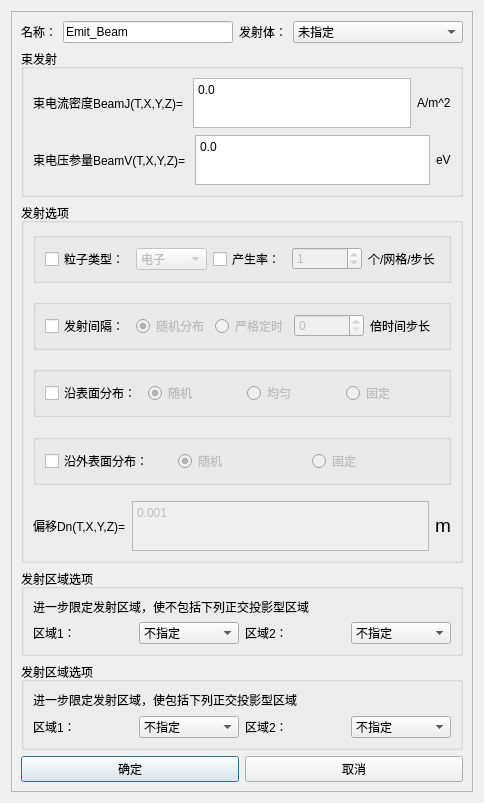
<?xml version="1.0" encoding="UTF-8"?>
<ui version="4.0">
 <class>Dialog_EmbDlg</class>
 <widget class="QDialog" name="Dialog_EmbDlg">
  <property name="windowModality">
   <enum>Qt::ApplicationModal</enum>
  </property>
  <property name="geometry">
   <rect>
    <x>0</x>
    <y>0</y>
    <width>484</width>
    <height>803</height>
   </rect>
  </property>
  <property name="minimumSize">
   <size>
    <width>0</width>
    <height>0</height>
   </size>
  </property>
  <property name="maximumSize">
   <size>
    <width>16777215</width>
    <height>16777215</height>
   </size>
  </property>
  <property name="windowTitle">
   <string>束发射</string>
  </property>
  <layout class="QGridLayout" name="gridLayout_10">
   <item row="0" column="0">
    <widget class="QScrollArea" name="scrollArea">
     <property name="sizePolicy">
      <sizepolicy hsizetype="Preferred" vsizetype="Preferred">
       <horstretch>0</horstretch>
       <verstretch>0</verstretch>
      </sizepolicy>
     </property>
     <property name="widgetResizable">
      <bool>true</bool>
     </property>
     <widget class="QWidget" name="scrollAreaWidgetContents">
      <property name="geometry">
       <rect>
        <x>0</x>
        <y>0</y>
        <width>464</width>
        <height>783</height>
       </rect>
      </property>
      <layout class="QGridLayout" name="gridLayout_9">
       <item row="0" column="0">
        <layout class="QHBoxLayout" name="horizontalLayout_9">
         <item>
          <widget class="QLabel" name="Label_Name_2">
           <property name="sizePolicy">
            <sizepolicy hsizetype="Fixed" vsizetype="Preferred">
             <horstretch>0</horstretch>
             <verstretch>0</verstretch>
            </sizepolicy>
           </property>
           <property name="text">
            <string>名称：</string>
           </property>
          </widget>
         </item>
         <item>
          <widget class="QLineEdit" name="LineEdit_Name">
           <property name="sizePolicy">
            <sizepolicy hsizetype="Preferred" vsizetype="Fixed">
             <horstretch>0</horstretch>
             <verstretch>0</verstretch>
            </sizepolicy>
           </property>
           <property name="text">
            <string>Emit_Beam</string>
           </property>
          </widget>
         </item>
         <item>
          <widget class="QLabel" name="Label_Shadow_2">
           <property name="sizePolicy">
            <sizepolicy hsizetype="Fixed" vsizetype="Preferred">
             <horstretch>0</horstretch>
             <verstretch>0</verstretch>
            </sizepolicy>
           </property>
           <property name="text">
            <string>发射体：</string>
           </property>
          </widget>
         </item>
         <item>
          <widget class="StyledComboBox" name="ComboBox_Shadow">
           <property name="enabled">
            <bool>true</bool>
           </property>
           <property name="sizePolicy">
            <sizepolicy hsizetype="Preferred" vsizetype="Fixed">
             <horstretch>0</horstretch>
             <verstretch>0</verstretch>
            </sizepolicy>
           </property>
           <property name="maximumSize">
            <size>
             <width>16777215</width>
             <height>16777215</height>
            </size>
           </property>
           <property name="sizeIncrement">
            <size>
             <width>1</width>
             <height>0</height>
            </size>
           </property>
           <property name="editable">
            <bool>false</bool>
           </property>
           <item>
            <property name="text">
             <string>未指定</string>
            </property>
           </item>
          </widget>
         </item>
        </layout>
       </item>
       <item row="1" column="0">
        <spacer name="verticalSpacer">
         <property name="orientation">
          <enum>Qt::Vertical</enum>
         </property>
         <property name="sizeHint" stdset="0">
          <size>
           <width>20</width>
           <height>40</height>
          </size>
         </property>
        </spacer>
       </item>
       <item row="2" column="0">
        <widget class="QGroupBox" name="groupBox">
         <property name="title">
          <string>束发射</string>
         </property>
         <layout class="QGridLayout" name="gridLayout_2">
          <item row="0" column="0">
           <spacer name="verticalSpacer_2">
            <property name="orientation">
             <enum>Qt::Vertical</enum>
            </property>
            <property name="sizeHint" stdset="0">
             <size>
              <width>20</width>
              <height>40</height>
             </size>
            </property>
           </spacer>
          </item>
          <item row="4" column="0">
           <spacer name="verticalSpacer_4">
            <property name="orientation">
             <enum>Qt::Vertical</enum>
            </property>
            <property name="sizeHint" stdset="0">
             <size>
              <width>20</width>
              <height>40</height>
             </size>
            </property>
           </spacer>
          </item>
          <item row="3" column="0">
           <layout class="QHBoxLayout" name="horizontalLayout_7">
            <item>
             <widget class="QLabel" name="label_3">
              <property name="text">
               <string>&lt;html&gt;&lt;head/&gt;&lt;body&gt;&lt;p&gt;束电压参量BeamV(T,X,Y,Z)= &lt;/p&gt;&lt;/body&gt;&lt;/html&gt;</string>
              </property>
             </widget>
            </item>
            <item>
             <widget class="QTextEdit" name="LineEdit_BeamV">
              <property name="maximumSize">
               <size>
                <width>16777215</width>
                <height>50</height>
               </size>
              </property>
              <property name="html">
               <string>&lt;!DOCTYPE HTML PUBLIC &quot;-//W3C//DTD HTML 4.0//EN&quot; &quot;http://www.w3.org/TR/REC-html40/strict.dtd&quot;&gt;
&lt;html&gt;&lt;head&gt;&lt;meta name=&quot;qrichtext&quot; content=&quot;1&quot; /&gt;&lt;style type=&quot;text/css&quot;&gt;
p, li { white-space: pre-wrap; }
&lt;/style&gt;&lt;/head&gt;&lt;body style=&quot; font-family:'SimSun'; font-size:9pt; font-weight:400; font-style:normal;&quot;&gt;
&lt;p style=&quot; margin-top:0px; margin-bottom:0px; margin-left:0px; margin-right:0px; -qt-block-indent:0; text-indent:0px;&quot;&gt;0.0&lt;/p&gt;&lt;/body&gt;&lt;/html&gt;</string>
              </property>
             </widget>
            </item>
            <item>
             <widget class="QLabel" name="label_4">
              <property name="text">
               <string>&lt;html&gt;&lt;head/&gt;&lt;body&gt;&lt;p&gt;eV&lt;/p&gt;&lt;/body&gt;&lt;/html&gt;</string>
              </property>
             </widget>
            </item>
           </layout>
          </item>
          <item row="1" column="0">
           <layout class="QHBoxLayout" name="horizontalLayout_6">
            <item>
             <widget class="QLabel" name="label">
              <property name="text">
               <string>&lt;html&gt;&lt;head/&gt;&lt;body&gt;&lt;p&gt;束电流密度BeamJ(T,X,Y,Z)= &lt;/p&gt;&lt;/body&gt;&lt;/html&gt;</string>
              </property>
             </widget>
            </item>
            <item>
             <widget class="QTextEdit" name="LineEdit_BeamJ">
              <property name="maximumSize">
               <size>
                <width>16777215</width>
                <height>50</height>
               </size>
              </property>
              <property name="html">
               <string>&lt;!DOCTYPE HTML PUBLIC &quot;-//W3C//DTD HTML 4.0//EN&quot; &quot;http://www.w3.org/TR/REC-html40/strict.dtd&quot;&gt;
&lt;html&gt;&lt;head&gt;&lt;meta name=&quot;qrichtext&quot; content=&quot;1&quot; /&gt;&lt;style type=&quot;text/css&quot;&gt;
p, li { white-space: pre-wrap; }
&lt;/style&gt;&lt;/head&gt;&lt;body style=&quot; font-family:'SimSun'; font-size:9pt; font-weight:400; font-style:normal;&quot;&gt;
&lt;p style=&quot; margin-top:0px; margin-bottom:0px; margin-left:0px; margin-right:0px; -qt-block-indent:0; text-indent:0px;&quot;&gt;0.0&lt;/p&gt;&lt;/body&gt;&lt;/html&gt;</string>
              </property>
             </widget>
            </item>
            <item>
             <widget class="QLabel" name="label_2">
              <property name="text">
               <string>&lt;html&gt;&lt;head/&gt;&lt;body&gt;&lt;p&gt;A/m^2&lt;/p&gt;&lt;/body&gt;&lt;/html&gt;</string>
              </property>
             </widget>
            </item>
           </layout>
          </item>
          <item row="2" column="0">
           <spacer name="verticalSpacer_3">
            <property name="orientation">
             <enum>Qt::Vertical</enum>
            </property>
            <property name="sizeHint" stdset="0">
             <size>
              <width>20</width>
              <height>40</height>
             </size>
            </property>
           </spacer>
          </item>
         </layout>
        </widget>
       </item>
       <item row="3" column="0">
        <widget class="QGroupBox" name="groupBox_2">
         <property name="title">
          <string>发射选项</string>
         </property>
         <layout class="QGridLayout" name="gridLayout_3">
          <item row="4" column="0">
           <layout class="QHBoxLayout" name="horizontalLayout_3">
            <item>
             <widget class="QGroupBox" name="groupBox_6">
              <property name="title">
               <string/>
              </property>
              <property name="flat">
               <bool>true</bool>
              </property>
              <layout class="QGridLayout" name="gridLayout_6">
               <item row="0" column="0">
                <widget class="QCheckBox" name="checkBox_surface">
                 <property name="text">
                  <string>沿表面分布：</string>
                 </property>
                </widget>
               </item>
               <item row="0" column="1">
                <widget class="QRadioButton" name="radioButton_randomm">
                 <property name="enabled">
                  <bool>false</bool>
                 </property>
                 <property name="text">
                  <string>随机</string>
                 </property>
                 <property name="checked">
                  <bool>true</bool>
                 </property>
                </widget>
               </item>
               <item row="0" column="2">
                <widget class="QRadioButton" name="radioButton_uniform">
                 <property name="enabled">
                  <bool>false</bool>
                 </property>
                 <property name="text">
                  <string>均匀</string>
                 </property>
                </widget>
               </item>
               <item row="0" column="3">
                <widget class="QRadioButton" name="radioButton_fixed">
                 <property name="enabled">
                  <bool>false</bool>
                 </property>
                 <property name="text">
                  <string>固定</string>
                 </property>
                </widget>
               </item>
              </layout>
             </widget>
            </item>
           </layout>
          </item>
          <item row="3" column="0">
           <spacer name="verticalSpacer_6">
            <property name="orientation">
             <enum>Qt::Vertical</enum>
            </property>
            <property name="sizeHint" stdset="0">
             <size>
              <width>20</width>
              <height>40</height>
             </size>
            </property>
           </spacer>
          </item>
          <item row="6" column="0">
           <layout class="QHBoxLayout" name="horizontalLayout_4">
            <item>
             <widget class="QGroupBox" name="groupBox_5">
              <property name="title">
               <string/>
              </property>
              <property name="flat">
               <bool>true</bool>
              </property>
              <layout class="QGridLayout" name="gridLayout">
               <item row="0" column="1">
                <widget class="QRadioButton" name="radioButton_randommm">
                 <property name="enabled">
                  <bool>false</bool>
                 </property>
                 <property name="text">
                  <string>随机</string>
                 </property>
                 <property name="checked">
                  <bool>true</bool>
                 </property>
                </widget>
               </item>
               <item row="0" column="2">
                <widget class="QRadioButton" name="radioButton_alongOutsideFixed">
                 <property name="enabled">
                  <bool>false</bool>
                 </property>
                 <property name="text">
                  <string>固定</string>
                 </property>
                </widget>
               </item>
               <item row="0" column="0">
                <widget class="QCheckBox" name="checkBox_outSurface">
                 <property name="text">
                  <string>沿外表面分布：</string>
                 </property>
                </widget>
               </item>
              </layout>
             </widget>
            </item>
           </layout>
          </item>
          <item row="2" column="0">
           <layout class="QHBoxLayout" name="horizontalLayout_2">
            <item>
             <widget class="QGroupBox" name="groupBox_7">
              <property name="title">
               <string/>
              </property>
              <property name="flat">
               <bool>true</bool>
              </property>
              <layout class="QGridLayout" name="gridLayout_7">
               <item row="0" column="2">
                <widget class="QRadioButton" name="radioButton_strictTiming">
                 <property name="enabled">
                  <bool>false</bool>
                 </property>
                 <property name="text">
                  <string>严格定时</string>
                 </property>
                </widget>
               </item>
               <item row="0" column="3">
                <widget class="QSpinBox" name="spinBox_timesStep">
                 <property name="enabled">
                  <bool>false</bool>
                 </property>
                </widget>
               </item>
               <item row="0" column="1">
                <widget class="QRadioButton" name="radioButton_random">
                 <property name="enabled">
                  <bool>false</bool>
                 </property>
                 <property name="text">
                  <string>随机分布</string>
                 </property>
                 <property name="checked">
                  <bool>true</bool>
                 </property>
                </widget>
               </item>
               <item row="0" column="0">
                <widget class="QCheckBox" name="checkBox_transmittingInterval">
                 <property name="text">
                  <string>发射间隔：</string>
                 </property>
                </widget>
               </item>
               <item row="0" column="4">
                <widget class="QLabel" name="label_9">
                 <property name="text">
                  <string>倍时间步长</string>
                 </property>
                </widget>
               </item>
              </layout>
             </widget>
            </item>
           </layout>
          </item>
          <item row="8" column="0">
           <layout class="QHBoxLayout" name="horizontalLayout_5">
            <item>
             <widget class="QLabel" name="label_5">
              <property name="text">
               <string>&lt;html&gt;&lt;head/&gt;&lt;body&gt;&lt;p&gt;偏移Dn(T,X,Y,Z)=&lt;/p&gt;&lt;/body&gt;&lt;/html&gt;</string>
              </property>
             </widget>
            </item>
            <item>
             <widget class="QTextEdit" name="LineEdit_Dn">
              <property name="enabled">
               <bool>false</bool>
              </property>
              <property name="maximumSize">
               <size>
                <width>16777215</width>
                <height>50</height>
               </size>
              </property>
              <property name="html">
               <string>&lt;!DOCTYPE HTML PUBLIC &quot;-//W3C//DTD HTML 4.0//EN&quot; &quot;http://www.w3.org/TR/REC-html40/strict.dtd&quot;&gt;
&lt;html&gt;&lt;head&gt;&lt;meta name=&quot;qrichtext&quot; content=&quot;1&quot; /&gt;&lt;style type=&quot;text/css&quot;&gt;
p, li { white-space: pre-wrap; }
&lt;/style&gt;&lt;/head&gt;&lt;body style=&quot; font-family:'SimSun'; font-size:9pt; font-weight:400; font-style:normal;&quot;&gt;
&lt;p style=&quot; margin-top:0px; margin-bottom:0px; margin-left:0px; margin-right:0px; -qt-block-indent:0; text-indent:0px;&quot;&gt;0.001&lt;/p&gt;&lt;/body&gt;&lt;/html&gt;</string>
              </property>
             </widget>
            </item>
            <item>
             <widget class="QLabel" name="label_8">
              <property name="text">
               <string>&lt;html&gt;&lt;head/&gt;&lt;body&gt;&lt;p&gt;&lt;span style=&quot; font-size:14pt;&quot;&gt;m&lt;/span&gt;&lt;/p&gt;&lt;/body&gt;&lt;/html&gt;</string>
              </property>
             </widget>
            </item>
           </layout>
          </item>
          <item row="5" column="0">
           <spacer name="verticalSpacer_7">
            <property name="orientation">
             <enum>Qt::Vertical</enum>
            </property>
            <property name="sizeHint" stdset="0">
             <size>
              <width>20</width>
              <height>40</height>
             </size>
            </property>
           </spacer>
          </item>
          <item row="1" column="0">
           <spacer name="verticalSpacer_5">
            <property name="orientation">
             <enum>Qt::Vertical</enum>
            </property>
            <property name="sizeHint" stdset="0">
             <size>
              <width>20</width>
              <height>40</height>
             </size>
            </property>
           </spacer>
          </item>
          <item row="7" column="0">
           <spacer name="verticalSpacer_8">
            <property name="orientation">
             <enum>Qt::Vertical</enum>
            </property>
            <property name="sizeHint" stdset="0">
             <size>
              <width>20</width>
              <height>40</height>
             </size>
            </property>
           </spacer>
          </item>
          <item row="0" column="0">
           <layout class="QHBoxLayout" name="horizontalLayout_8">
            <item>
             <widget class="QGroupBox" name="groupBox_8">
              <property name="title">
               <string/>
              </property>
              <property name="flat">
               <bool>true</bool>
              </property>
              <layout class="QGridLayout" name="gridLayout_8">
               <item row="0" column="3">
                <widget class="QSpinBox" name="spinBox_generationRate">
                 <property name="enabled">
                  <bool>false</bool>
                 </property>
                 <property name="value">
                  <number>1</number>
                 </property>
                </widget>
               </item>
               <item row="0" column="1">
                <widget class="StyledComboBox" name="ComboBox_particleType">
                 <property name="enabled">
                  <bool>false</bool>
                 </property>
                 <item>
                  <property name="text">
                   <string>电子</string>
                  </property>
                 </item>
                 <item>
                  <property name="text">
                   <string>质子</string>
                  </property>
                 </item>
                </widget>
               </item>
               <item row="0" column="2">
                <widget class="QCheckBox" name="checkBox_generationRate">
                 <property name="text">
                  <string>产生率：</string>
                 </property>
                </widget>
               </item>
               <item row="0" column="0">
                <widget class="QCheckBox" name="checkBox_particleType">
                 <property name="text">
                  <string>粒子类型：</string>
                 </property>
                </widget>
               </item>
               <item row="0" column="4">
                <widget class="QLabel" name="label_7">
                 <property name="text">
                  <string>个/网格/步长</string>
                 </property>
                </widget>
               </item>
              </layout>
             </widget>
            </item>
           </layout>
          </item>
         </layout>
        </widget>
       </item>
       <item row="4" column="0">
        <spacer name="verticalSpacer_9">
         <property name="orientation">
          <enum>Qt::Vertical</enum>
         </property>
         <property name="sizeHint" stdset="0">
          <size>
           <width>20</width>
           <height>40</height>
          </size>
         </property>
        </spacer>
       </item>
       <item row="5" column="0">
        <widget class="QGroupBox" name="groupBox_3">
         <property name="title">
          <string>发射区域选项</string>
         </property>
         <layout class="QGridLayout" name="gridLayout_4">
          <item row="2" column="0">
           <spacer name="verticalSpacer_11">
            <property name="orientation">
             <enum>Qt::Vertical</enum>
            </property>
            <property name="sizeHint" stdset="0">
             <size>
              <width>20</width>
              <height>40</height>
             </size>
            </property>
           </spacer>
          </item>
          <item row="1" column="0">
           <layout class="QHBoxLayout" name="horizontalLayout_14">
            <item>
             <widget class="QLabel" name="label_16">
              <property name="text">
               <string>&lt;html&gt;&lt;head/&gt;&lt;body&gt;&lt;p&gt;进一步限定发射区域，使不包括下列正交投影型区域&lt;/p&gt;&lt;/body&gt;&lt;/html&gt;</string>
              </property>
             </widget>
            </item>
           </layout>
          </item>
          <item row="3" column="0">
           <layout class="QHBoxLayout" name="horizontalLayout_15">
            <item>
             <widget class="QLabel" name="label_17">
              <property name="text">
               <string>区域1：</string>
              </property>
             </widget>
            </item>
            <item>
             <widget class="StyledComboBox" name="ComboBox_notInclued">
              <property name="sizePolicy">
               <sizepolicy hsizetype="Preferred" vsizetype="Fixed">
                <horstretch>0</horstretch>
                <verstretch>0</verstretch>
               </sizepolicy>
              </property>
              <item>
               <property name="text">
                <string>不指定</string>
               </property>
              </item>
             </widget>
            </item>
            <item>
             <widget class="QLabel" name="label_15">
              <property name="text">
               <string>区域2：</string>
              </property>
             </widget>
            </item>
            <item>
             <widget class="StyledComboBox" name="ComboBox_notIncludedd">
              <item>
               <property name="text">
                <string>不指定</string>
               </property>
              </item>
             </widget>
            </item>
           </layout>
          </item>
          <item row="0" column="0">
           <spacer name="verticalSpacer_12">
            <property name="orientation">
             <enum>Qt::Vertical</enum>
            </property>
            <property name="sizeHint" stdset="0">
             <size>
              <width>20</width>
              <height>40</height>
             </size>
            </property>
           </spacer>
          </item>
         </layout>
        </widget>
       </item>
       <item row="6" column="0">
        <widget class="QGroupBox" name="groupBox_4">
         <property name="title">
          <string>发射区域选项</string>
         </property>
         <layout class="QGridLayout" name="gridLayout_5">
          <item row="0" column="0">
           <spacer name="verticalSpacer_13">
            <property name="orientation">
             <enum>Qt::Vertical</enum>
            </property>
            <property name="sizeHint" stdset="0">
             <size>
              <width>20</width>
              <height>40</height>
             </size>
            </property>
           </spacer>
          </item>
          <item row="2" column="0">
           <spacer name="verticalSpacer_14">
            <property name="orientation">
             <enum>Qt::Vertical</enum>
            </property>
            <property name="sizeHint" stdset="0">
             <size>
              <width>20</width>
              <height>40</height>
             </size>
            </property>
           </spacer>
          </item>
          <item row="1" column="0">
           <layout class="QHBoxLayout" name="horizontalLayout_16">
            <item>
             <widget class="QLabel" name="label_18">
              <property name="text">
               <string>&lt;html&gt;&lt;head/&gt;&lt;body&gt;&lt;p&gt;进一步限定发射区域，使包括下列正交投影型区域&lt;/p&gt;&lt;/body&gt;&lt;/html&gt;</string>
              </property>
             </widget>
            </item>
           </layout>
          </item>
          <item row="3" column="0">
           <layout class="QHBoxLayout" name="horizontalLayout_17">
            <item>
             <widget class="QLabel" name="label_19">
              <property name="text">
               <string>区域1：</string>
              </property>
             </widget>
            </item>
            <item>
             <widget class="StyledComboBox" name="ComboBox_included">
              <item>
               <property name="text">
                <string>不指定</string>
               </property>
              </item>
             </widget>
            </item>
            <item>
             <widget class="QLabel" name="label_20">
              <property name="text">
               <string>区域2：</string>
              </property>
             </widget>
            </item>
            <item>
             <widget class="StyledComboBox" name="ComboBox_includedd">
              <item>
               <property name="text">
                <string>不指定</string>
               </property>
              </item>
             </widget>
            </item>
           </layout>
          </item>
          <item row="4" column="0">
           <spacer name="verticalSpacer_15">
            <property name="orientation">
             <enum>Qt::Vertical</enum>
            </property>
            <property name="sizeHint" stdset="0">
             <size>
              <width>20</width>
              <height>40</height>
             </size>
            </property>
           </spacer>
          </item>
         </layout>
        </widget>
       </item>
       <item row="7" column="0">
        <layout class="QHBoxLayout" name="horizontalLayout_18">
         <item>
          <widget class="QPushButton" name="pushButton_ok">
           <property name="text">
            <string>确定</string>
           </property>
          </widget>
         </item>
         <item>
          <widget class="QPushButton" name="pushButton">
           <property name="text">
            <string>取消</string>
           </property>
          </widget>
         </item>
        </layout>
       </item>
       <item row="8" column="0">
        <spacer name="verticalSpacer_16">
         <property name="orientation">
          <enum>Qt::Vertical</enum>
         </property>
         <property name="sizeHint" stdset="0">
          <size>
           <width>20</width>
           <height>40</height>
          </size>
         </property>
        </spacer>
       </item>
      </layout>
     </widget>
    </widget>
   </item>
  </layout>
 </widget>
 <customwidgets>
  <customwidget>
   <class>StyledComboBox</class>
   <extends>QComboBox</extends>
   <header>StyledComboBox.h</header>
  </customwidget>
 </customwidgets>
 <resources/>
 <connections/>
</ui>
